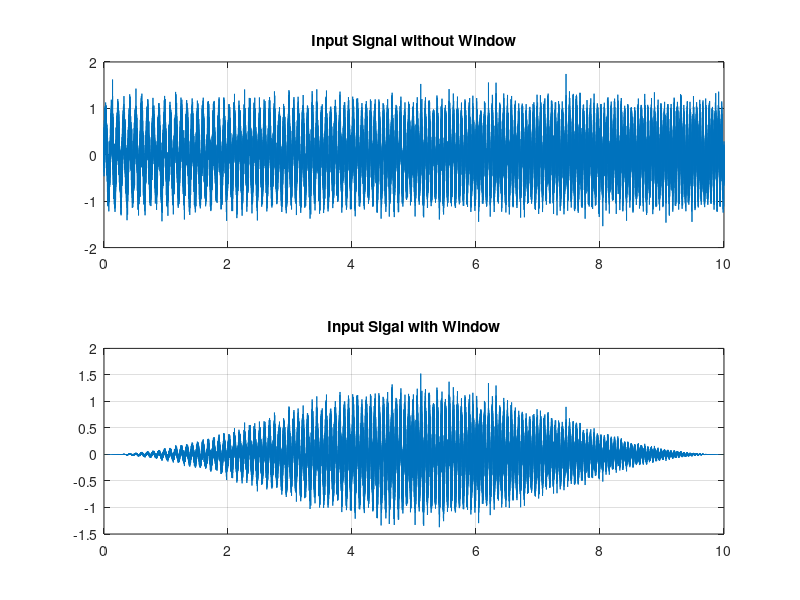
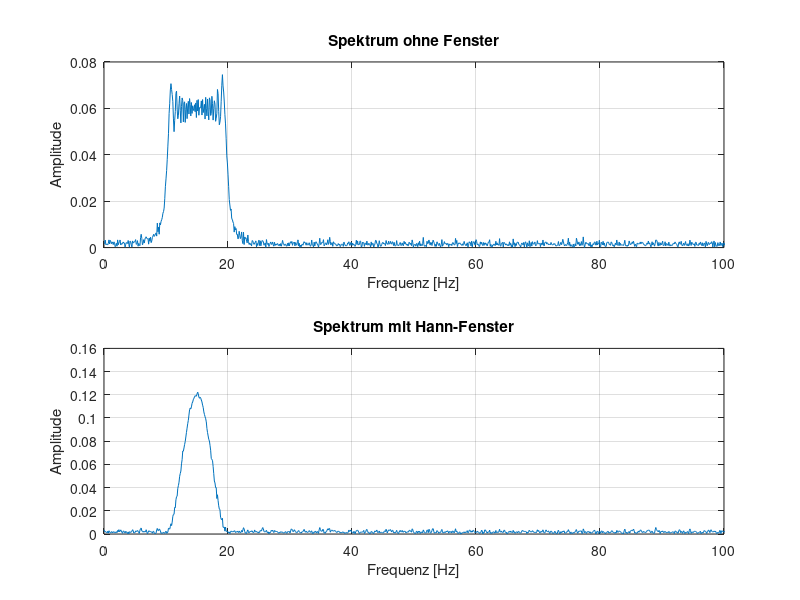
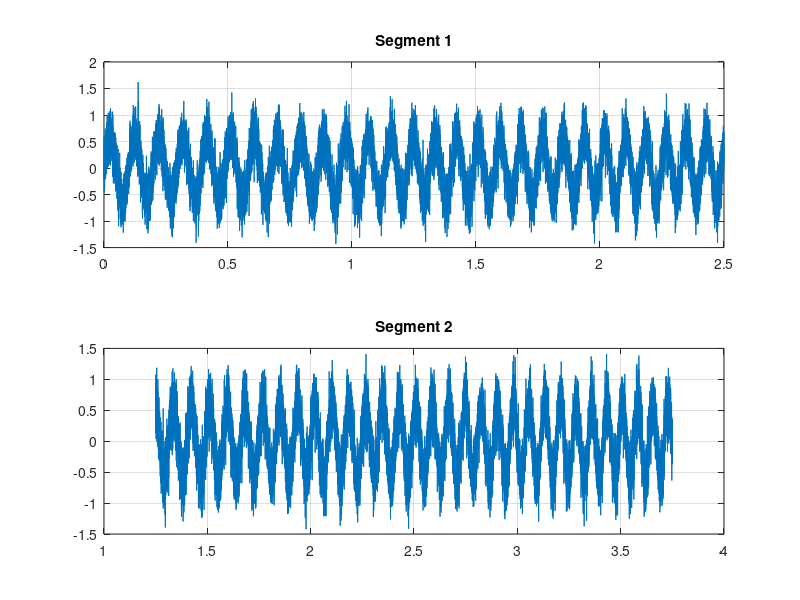
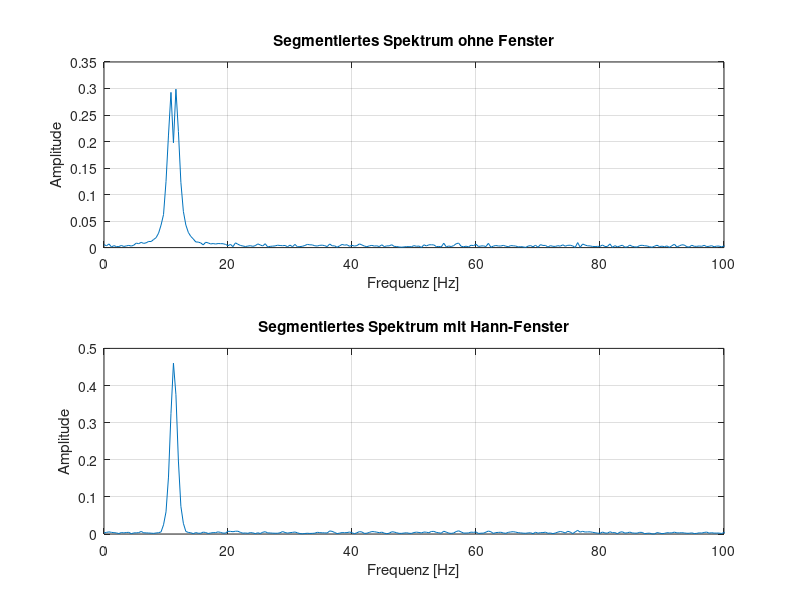

These figures' MATLAB source, in order: (Note: this script raises an error after producing the figures.)
clc, clear variables

%% Sampling Time 
Ts      = 125 * 1.0e-6;        % Gyro loop
Ts_cntr = 2 * Ts;              % Control loop
Ts_log  = 2 * Ts_cntr;         % Logging loop (not used here, just info)
fs      = 1/Ts;

t = (0:Ts:10).';               % Time vector from 0s to 10s (column vector)
N = length(t);                 % number of samples

%% Input Signal
omega = 10.1 * 2*pi();
u = 0.6*sin(2*pi*(10 + 0.5*t).*t) + 0.25*randn(size(t));            %Input signal
w = hann(N, 'periodic');          % window over the entry singal
u_win = u .* w;                   % signal with window

figure(1)
subplot(211)
plot(t,u);grid on;
title('Input Signal without Window');

subplot(212)
plot(t,u_win);grid on;
title('Input Sigal with Window');

%% Spectrum of Input Signal

U = fft(u);
U_WIN = fft(u_win);
w_fac = sum(w) / 2;  

% Frequenzachse (Hz)
f = (0:N-1)*(fs/N);

% Calculation of spectra
A_noWin = abs(U(1:N/2)) / (N/2);    % New vector without Niquist
A_win   = abs(U_WIN(1:N/2)) / w_fac;   %New vector with upscaling because of win
f_half  = f(1:N/2);                 % New vector without Niquist

% Plot
figure(2)
subplot(2,1,1)
plot(f_half, A_noWin)
xlabel('Frequenz [Hz]')
ylabel('Amplitude')
title('Spektrum ohne Fenster')
grid on
xlim([0 100])

subplot(2,1,2)
plot(f_half, A_win)
xlabel('Frequenz [Hz]')
ylabel('Amplitude')
title('Spektrum mit Hann-Fenster')
grid on
xlim([0 100])

%% Split up in Segments

seg = 7;            %Number of segments
overlap = 0.5;      %Overlap in next segement x*100%
Nest = floor(N / (1+(seg-1)*(1-overlap)));  %Number of points in segment
window = hann(Nest, 'periodic');        % Window over signal
Nshift = round(Nest * (1 - overlap));   % Number of points to start next segment
freq = (0:Nest/2) * (fs / Nest);        

u_seg  = zeros(Nest, seg);      %Preparation array
U_SEG  = zeros(Nest, seg);
U_SEG_WIN  = zeros(Nest, seg);

for i = 1:seg
    start = (i-1)*Nshift + 1;  
    stop  = start + Nest - 1;  
    if stop > N
        break;   % Stop when segments are full
    end
    u_seg(:, i) = u(start:stop);    % Add Segment to array
    u_seg_win(:,i) = u(start:stop) .* window;   % Add segement to array with window

    U_SEG(:,i) = abs(fft(u_seg(:,i)));      % Absolut value of frequent component
    U_SEG_WIN(:,i) = abs(fft(u_seg_win(:,i)));
end

U_Com_seg = mean(U_SEG, seg);           % Meanvalue of frequent component over all segments
U_Com_win = mean(U_SEG_WIN, seg);

K = floor(Nest/2);                  % one sided spectrum without niquist
freq = (0:K-1).' * (fs/Nest);       % Kx1, frequency axis as column vector

% Scaling like full signal
A_seg = U_Com_seg(1:K)     / (Nest/2);
w_fac = sum(window) / 2;    %upscaling factor of hann window
A_win = U_Com_win(1:K) / w_fac;

figure(3)
subplot(211)
plot(t(1:Nest), u_seg(:,1));grid on;
title('Segment 1');
subplot(212)
plot(t(Nshift:(Nshift+Nest-1)),u_seg(:,2));grid on;
title('Segment 2');

figure(4)
subplot(2,1,1)
plot(freq, A_seg); grid on
xlabel('Frequenz [Hz]'); ylabel('Amplitude');
title('Segmentiertes Spektrum ohne Fenster'); xlim([0 100])

subplot(2,1,2)
plot(freq, A_win); grid on
xlabel('Frequenz [Hz]'); ylabel('Amplitude');
title('Segmentiertes Spektrum mit Hann-Fenster'); xlim([0 100])

%% Get Spectrum with funciton

addpath ../lib/

[pxx, freq1] = estimate_spectra(u, window, overlap, Nest, Ts);
spectra = sqrt(pxx); % power -> amplitude (dc needs to be scaled differently)

figure(5)
plot(freq1, spectra); grid on;
set(gca, 'YScale')
title('Magnitude Spectra')
xlabel('Frequenz [Hz]'); ylabel('Amplitude')
xlim([0 100])
